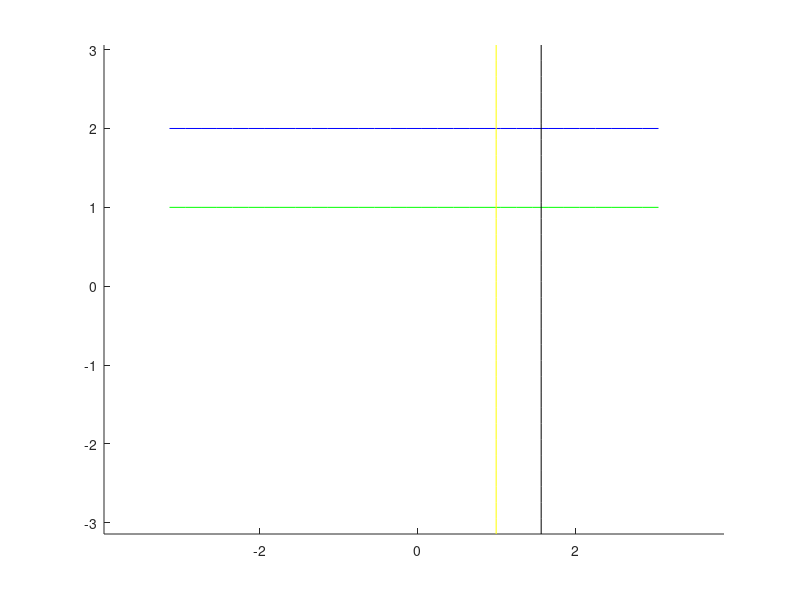
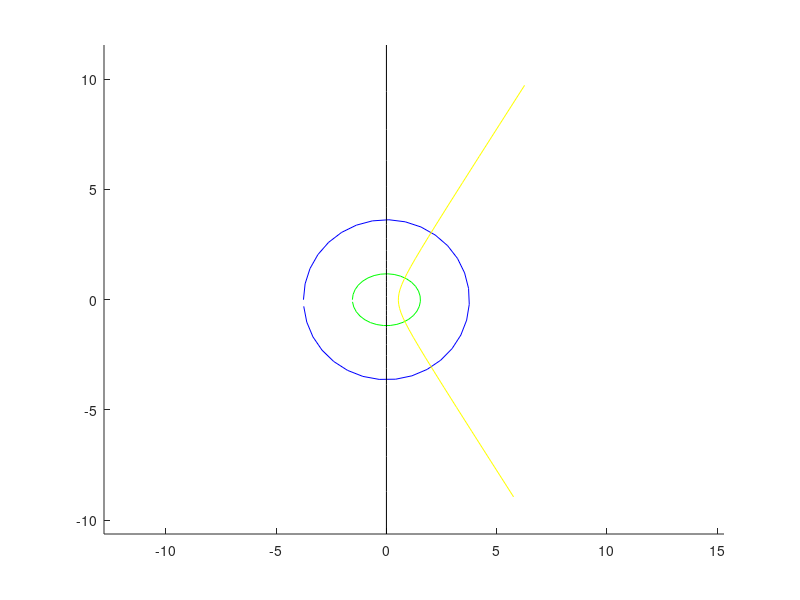

MATLAB code to generate these figures, in order:
%color r m g c b w y k
clear all;
clc;
dt = .02;
leftrange = pi;
rightrange = pi;
x=[-leftrange:.2:rightrange];
y = ones(size(x));
Z1=x+y*i;
Z2=x+y*i*2;
Z3=y+x*i;
Z4=y*pi/2+x*i;
hold;
plot(real(Z1), imag(Z1), '-g');
plot(real(Z2), imag(Z2), '-b');
plot(real(Z3), imag(Z3), '-y');
plot(real(Z4), imag(Z4), '-k');
axis equal;
figure;
Z1=cos(Z1);
Z2=cos(Z2);
Z3=cos(Z3);
Z4=cos(Z4);
hold;
plot(real(Z1), imag(Z1), '-g');
plot(real(Z2), imag(Z2), '-b');
plot(real(Z3), imag(Z3), '-y');
plot(real(Z4), imag(Z4), '-k');
axis equal;
